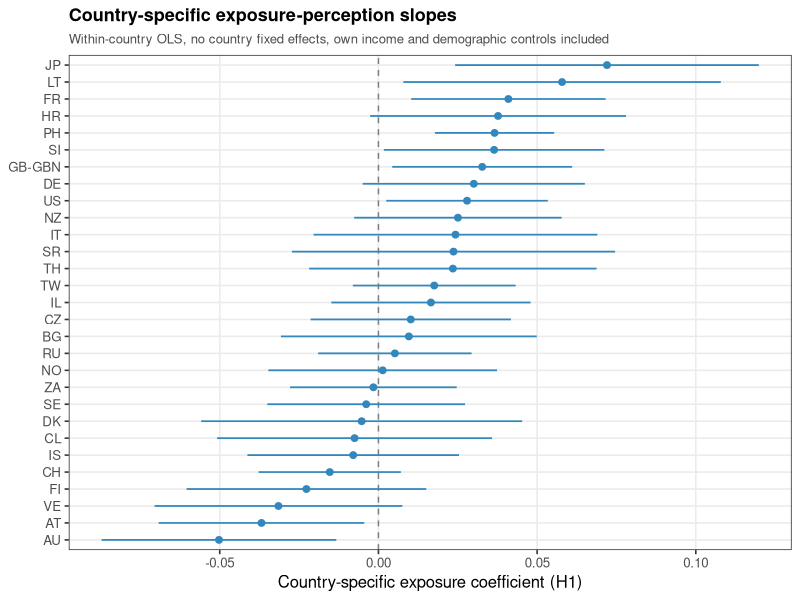

Recreate this plot in R.
suppressPackageStartupMessages({library(ggplot2); library(dplyr)})

d <- read.csv("data/country_slopes.csv")
d <- d %>% mutate(lo = b - 1.96*se, hi = b + 1.96*se, c_alphan = reorder(c_alphan, b))

p <- ggplot(d, aes(x = b, y = c_alphan)) +
  geom_vline(xintercept = 0, linetype = "dashed", color = "grey50") +
  geom_errorbarh(aes(xmin = lo, xmax = hi), height = 0, color = "#3288bd", linewidth = 0.6) +
  geom_point(color = "#3288bd", size = 2) +
  labs(x = "Country-specific exposure coefficient (H1)", y = NULL,
       title = "Country-specific exposure-perception slopes",
       subtitle = "Within-country OLS, no country fixed effects, own income and demographic controls included") +
  theme_bw(base_size = 12) +
  theme(panel.grid.minor = element_blank(),
        plot.title = element_text(face = "bold", size = 13),
        plot.subtitle = element_text(size = 9.5, color = "grey30"))

ggsave("results/country_slopes.png",
       p, width = 7, height = 7, dpi = 300, bg = "white")
cat("Saved country_slopes.png\n")
